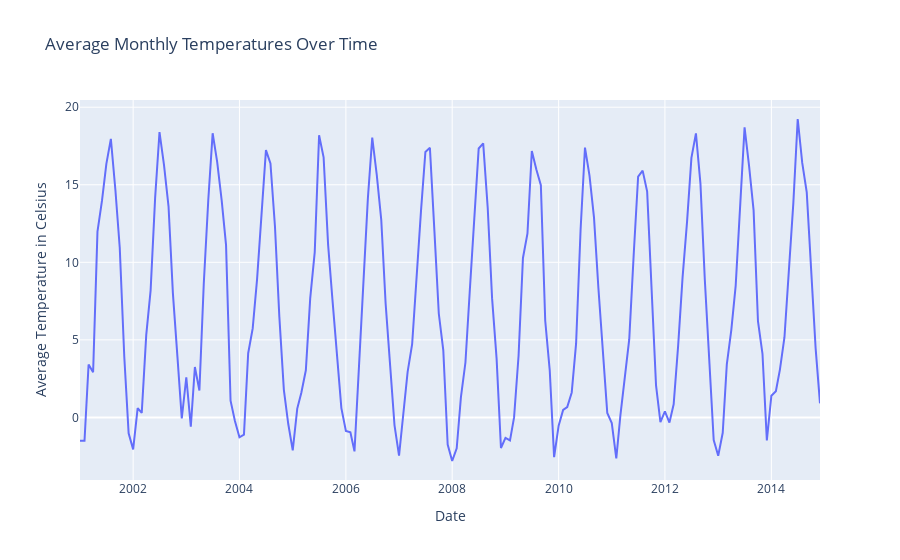

The code cell stored with this chart in its notebook:
### Markdown cell above
### Add Plotly plot so we can  hover over it

### Code cell
import plotly.express as px

fig = px.line(train, x='date', y='tavg', title='Average Monthly Temperatures Over Time', labels={'tavg': 'Average Temperature in Celsius', 'date': 'Date'})
fig.show()

### Figure 1 — Plotly figure (JSON) as saved in the notebook; plotly's stock layout.template omitted (floating-point values rounded to 4 significant figures; data arrays with more than 128 entries replaced by an {"elided": "..."} marker saying what was removed)
{"data": [{"hovertemplate": "Date=%{x}<br>Average Temperature in Celsius=%{y}<extra></extra>", "legendgroup": "", "line": {"color": "#636efa", "dash": "solid"}, "marker": {"symbol": "circle"}, "mode": "lines", "name": "", "orientation": "v", "showlegend": false, "type": "scatter", "x": {"elided": "167 str values"}, "xaxis": "x", "y": {"elided": "167 float values"}, "yaxis": "y"}], "layout": {"legend": {"tracegroupgap": 0}, "title": {"text": "Average Monthly Temperatures Over Time"}, "xaxis": {"anchor": "y", "domain": [0, 1], "title": {"text": "Date"}}, "yaxis": {"anchor": "x", "domain": [0, 1], "title": {"text": "Average Temperature in Celsius"}}}}
